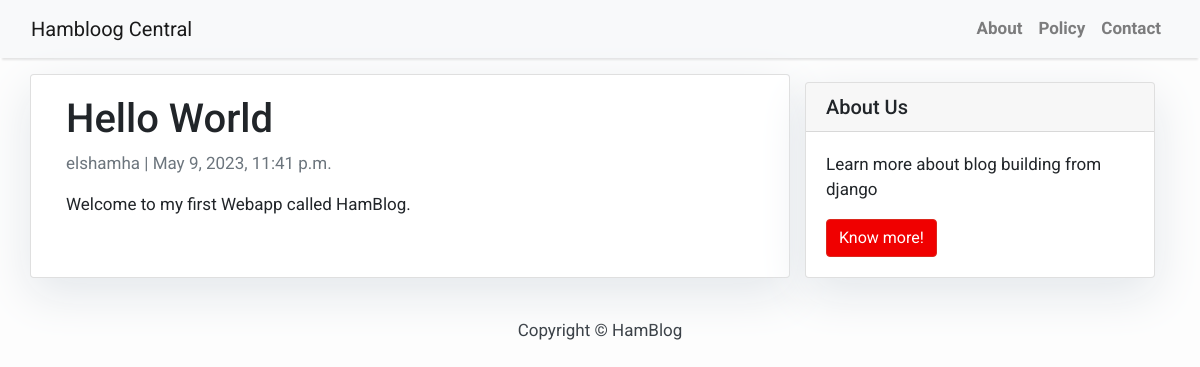
The page /hi/ on the database its author committed.
### bloogapp/models.py (models this page shows, shortened)
class Post(models.Model):
    title = models.CharField(max_length=200, unique=True)
    slug = models.SlugField(max_length=200, unique=True)
    author = models.ForeignKey(User, on_delete= models.CASCADE,related_name='blog_posts')
    updated_on = models.DateTimeField(auto_now= True)
    content = models.TextField()
    created_on = models.DateTimeField(auto_now_add=True)
    status = models.IntegerField(choices=STATUS, default=0)
    class Meta:
        ordering = ['-created_on']

### bloogapp/views.py (the view)
# urls.py: path('<slug:slug>/', views.PostDetail.as_view(), name='post_detail'),
class PostDetail(generic.DetailView):
    model = Post
    template_name = 'post_detail.html'

### templates/post_detail.html
{% extends 'base.html' %} {% block content %}
<div class="container">
  <div class="row">
    <div class="col-md-8 card mb-4  mt-3 left  top">
      <div class="card-body">
        <h1>{% block title %} {{ object.title }} {% endblock title %}</h1>
        <p class=" text-muted">{{ post.author }} | {{ post.created_on }}</p>
        <p class="card-text ">{{ object.content | safe }}</p>
      </div>
    </div>
    {% block sidebar %} {% include 'sidebar.html' %} {% endblock sidebar %}
  </div>
</div>
{% endblock content %}

### templates/base.html (style rules this page uses)
body { font-family: "Roboto", sans-serif; font-size: 17px; background-color: #fdfdfd; }

### templates/sidebar.html (style rules this page uses)
.card { box-shadow: 0 16px 48px #E3E7EB; }

### rows shown on the page
Post: title "Hello World", author "elshamha", created_on "May 9, 2023, 11:41 p.m.", content "Welcome to my first Webapp called HamBlog."
